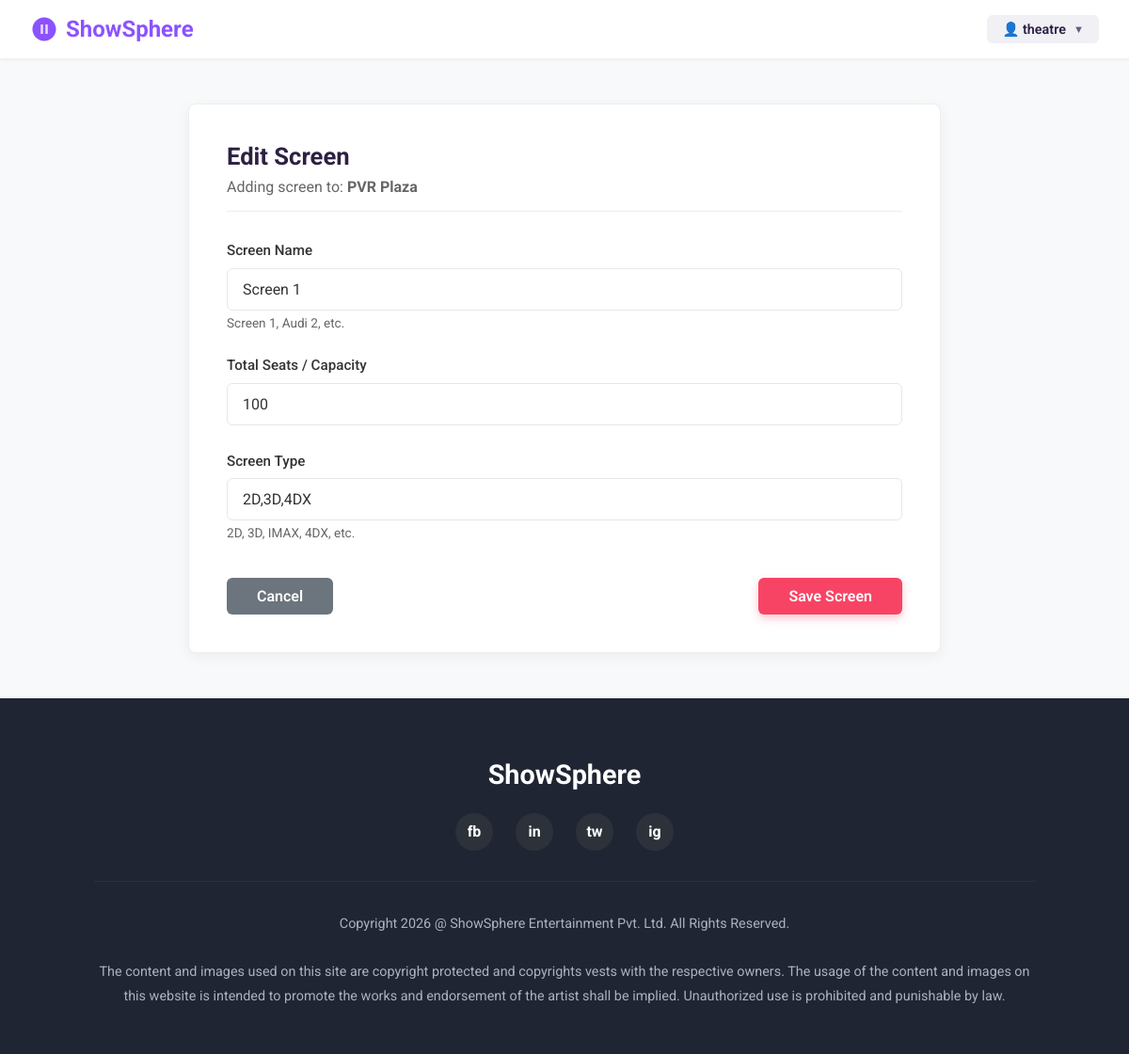
Screenshot of /theatre/screen/1/edit/ (signed in) with the database file from the repository.
### booking/models.py (models this page shows, shortened)
class CustomUser(AbstractUser):
    ROLE_CHOICES = [
        ('customer', 'Customer'),
        ('organizer', 'Event Organizer'),
        ('theatre_owner', 'Theatre Owner'),
        ('admin', 'Admin'),
    ]
    role = models.CharField(max_length=20, choices=ROLE_CHOICES, default='customer')
    city = models.ForeignKey('City', on_delete=models.SET_NULL, null=True, blank=True)
    phone = models.CharField(max_length=15, blank=True)
    email_verified = models.BooleanField(default=False)
    verification_token = models.CharField(max_length=100, blank=True)

class Theatre(models.Model):
    owner = models.ForeignKey(TheatreOwnerProfile, on_delete=models.CASCADE, related_name='theatres')
    name = models.CharField(max_length=200, help_text='Theatre/Cinema name with location')
    city = models.ForeignKey(City, on_delete=models.CASCADE, related_name='theatres')
    address = models.TextField()
    total_screens = models.PositiveIntegerField()
    facilities = models.TextField(blank=True, help_text='Parking, Food Court, 3D, IMAX, etc.')
    is_active = models.BooleanField(default=True)
    created_at = models.DateTimeField(auto_now_add=True)
    class Meta:
        ordering = ['name']

class Screen(models.Model):
    theatre = models.ForeignKey(Theatre, on_delete=models.CASCADE, related_name='screens')
    name = models.CharField(max_length=50, help_text='Screen 1, Audi 2, etc.')
    total_seats = models.PositiveIntegerField()
    screen_type = models.CharField(max_length=50, blank=True, help_text='2D, 3D, IMAX, 4DX, etc.')
    is_active = models.BooleanField(default=True)
    class Meta:
        ordering = ['name']
        unique_together = ['theatre', 'name']

### booking/views.py (the view)
# urls.py: path('theatre/screen/<int:screen_id>/edit/', views.edit_screen, name='edit_screen'),
@approved_theatre_owner_required
def edit_screen(request, screen_id):
    screen = get_object_or_404(Screen, id=screen_id, theatre__owner=request.user.theatre_profile)
    if request.method == 'POST':
        form = ScreenForm(request.POST, instance=screen)
        if form.is_valid():
            form.save()
            messages.success(request, 'Screen updated successfully!')
            return redirect('booking:manage_theatres')
    else:
        form = ScreenForm(instance=screen)
    context = {
        'form': form,
        'theatre': screen.theatre,
        'screen': screen,
        'title': 'Edit Screen'
    }
    return render(request, 'theatre/screen_form.html', context)

### booking/forms.py
class ScreenForm(forms.ModelForm):
    class Meta:
        model = Screen
        fields = ['name', 'total_seats', 'screen_type']
        widgets = {
            'name': forms.TextInput(attrs={'class': 'form-control', 'placeholder': 'Screen Name (e.g., Screen 1)'}),
            'total_seats': forms.NumberInput(attrs={'class': 'form-control', 'placeholder': 'Total Seats'}),
            'screen_type': forms.TextInput(attrs={'class': 'form-control', 'placeholder': '2D, 3D, IMAX, 4DX, etc.'}),
        }

### templates/theatre/screen_form.html (shortened to what this page needs)
{% load static %}
<!DOCTYPE html>
<html lang="en">
<head>
</head>
<body>
    <header class="header">
        <a href="{% url 'booking:home' %}" class="logo">
            <svg width="30" height="30" viewBox="0 0 24 24" fill="none" xmlns="http://www.w3.org/2000/svg">
                <circle cx="12" cy="12" r="10" fill="#8C52FF" fill-opacity="0.2" />
                <path
                    d="M12 2C6.48 2 2 6.48 2 12s4.48 10 10 10 10-4.48 10-10S17.52 2 12 2zm-1 14H9V8h2v8zm4 0h-2V8h2v8z"
                    fill="#8C52FF" />
            </svg>
            <span>ShowSphere</span>
        </a>
        <div class="auth-buttons">
            <div class="organizer-profile">
                {% if user.is_authenticated %}
                👤 {{ user.username }} <span style="font-size: 0.7rem; opacity: 0.7;">▼</span>
                {% else %}
                👤 Guest
                {% endif %}
            </div>
        </div>
    </header>
    <main class="main-container">
        <div class="form-card">
            <h1 class="form-title">{% if form.instance.pk %}Edit Screen{% else %}Add Screen{% endif %}</h1>
            <p class="form-subtitle">Adding screen to: <strong>{{ theatre.name }}</strong></p>
            <form method="post">
                <div class="form-group">
                    <label class="form-label" for="{{ form.name.id_for_label }}">Screen Name</label>
                    {{ form.name }}
                    {% if form.name.help_text %}
                    <div class="help-text">{{ form.name.help_text }}</div>
                    {% endif %}
                </div>
                <div class="form-group">
                    <label class="form-label" for="{{ form.total_seats.id_for_label }}">Total Seats / Capacity</label>
                    {{ form.total_seats }}
                </div>
                <div class="form-group">
                    <label class="form-label" for="{{ form.screen_type.id_for_label }}">Screen Type</label>
                    {{ form.screen_type }}
                    {% if form.screen_type.help_text %}
                    <div class="help-text">{{ form.screen_type.help_text }}</div>
                    {% endif %}
                </div>
                <div class="form-actions">
                    <a href="{% url 'booking:manage_theatres' %}" class="btn-cancel">Cancel</a>
                    <button type="submit" class="btn-save">Save Screen</button>
                </div>
            </form>
        </div>
    </main>
    <footer class="footer">
        <div class="footer-logo">ShowSphere</div>
        <div class="social-links">
            <a href="#" class="social-circle">fb</a>
            <a href="#" class="social-circle">in</a>
            <a href="#" class="social-circle">tw</a>
            <a href="#" class="social-circle">ig</a>
        </div>
        <p class="footer-text">
            Copyright 2026 @ ShowSphere Entertainment Pvt. Ltd. All Rights Reserved.
            <br><br>
            The content and images used on this site are copyright protected and copyrights vests with the respective
            owners. The usage of the content and images on this website is intended to promote the works and endorsement
            of the artist shall be implied. Unauthorized use is prohibited and punishable by law.
        </p>
    </footer>
</body>
</html>

### templates/theatre/screen_form.html (style rules this page uses)
:root { --primary-color: #8C52FF; --primary-hover: #7b40f2; --text-color: #2D2042; --text-light: #666666; --bg-color: #F8F9FA; --white: #FFFFFF; --pink-action: #F84464; --border-radius: 8px; --shadow: 0 4px 15px rgba(0, 0, 0, 0.05); }
* { margin: 0; padding: 0; box-sizing: border-box; font-family: 'Roboto', sans-serif; }
body { background-color: var(--bg-color); color: var(--text-color); min-height: 100vh; display: flex; flex-direction: column; }
a { text-decoration: none; color: inherit; }
.header { background-color: var(--white); padding: 1rem 2rem; display: flex; justify-content: space-between; align-items: center; box-shadow: 0 2px 4px rgba(0, 0, 0, 0.05); position: sticky; top: 0; z-index: 1000; }
.logo { font-size: 1.5rem; font-weight: 700; display: flex; align-items: center; gap: 0.5rem; }
.logo span { color: var(--primary-color); }
.auth-buttons { display: flex; gap: 1.1rem; align-items: center; }
.organizer-profile { background: #f0f0f5; padding: 0.4rem 1rem; border-radius: 6px; display: flex; align-items: center; gap: 8px; color: var(--text-color); font-weight: 600; cursor: pointer; font-size: 0.9rem; }
.main-container { flex: 1; display: flex; justify-content: center; padding: 3rem 1rem; }
.form-card { width: 100%; max-width: 800px; background: var(--white); padding: 2.5rem; border-radius: 8px; box-shadow: var(--shadow); border: 1px solid #eee; }
.form-title { font-size: 1.6rem; font-weight: 700; margin-bottom: 0.5rem; color: var(--text-color); }
.form-subtitle { font-size: 1rem; color: var(--text-light); margin-bottom: 2rem; padding-bottom: 1rem; border-bottom: 1px solid #eee; }
.form-group { margin-bottom: 1.8rem; }
.form-label { display: block; margin-bottom: 0.6rem; font-size: 0.95rem; font-weight: 500; color: #333; }
.form-control, input[type="text"], input[type="number"], input[type="email"], select, textarea { width: 100%; padding: 0.75rem 1rem; border: 1px solid #E5E7EB; border-radius: 6px; font-size: 1rem; outline: none; transition: all 0.3s; color: #333; background-color: #fff; box-sizing: border-box; }
.help-text { font-size: 0.85rem; color: #666; margin-top: 5px; }
.form-actions { display: flex; justify-content: space-between; align-items: center; margin-top: 2.5rem; }
.btn-cancel { background-color: #6c757d; color: white; padding: 0.6rem 2rem; border: none; border-radius: 6px; font-size: 1rem; font-weight: 600; cursor: pointer; transition: opacity 0.3s; display: inline-block; text-align: center; }
.btn-save { background-color: var(--pink-action); color: white; padding: 0.6rem 2rem; border: none; border-radius: 6px; font-size: 1rem; font-weight: 600; cursor: pointer; box-shadow: 0 4px 10px rgba(248, 68, 100, 0.3); transition: opacity 0.3s; }
.footer { background-color: #1f2533; color: #abb2bf; padding: 4rem 2rem 3rem; text-align: center; margin-top: auto; }
.footer-logo { color: white; font-size: 1.8rem; font-weight: 700; margin-bottom: 1.5rem; }
.social-links { display: flex; justify-content: center; gap: 1.5rem; margin-bottom: 2rem; }
.social-circle { width: 40px; height: 40px; border-radius: 50%; background: #2d3139; display: flex; align-items: center; justify-content: center; color: white; font-weight: 700; transition: all 0.3s; }
.footer-text { font-size: 0.9rem; line-height: 1.8; border-top: 1px solid #2d3139; padding-top: 2rem; max-width: 1000px; margin: 0 auto; }

### rows the page displays
CustomUser: username "theatre"
Theatre: name "PVR Plaza"
Screen: name "Screen 1", total_seats "100", screen_type "2D,3D,4DX"
